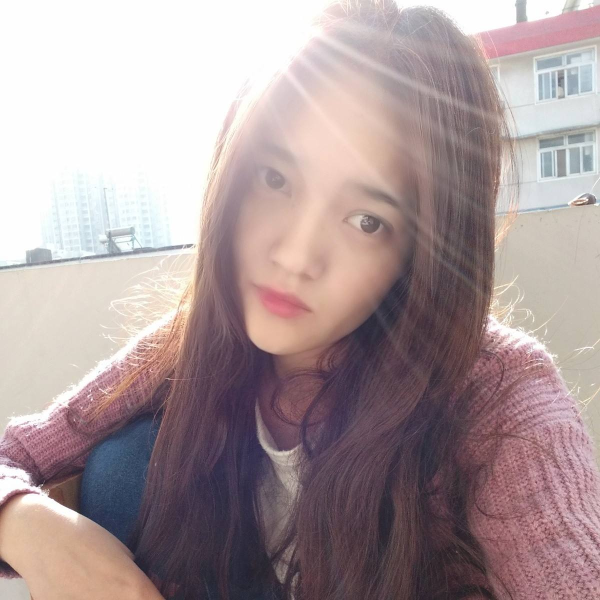
#> input picture 图像处理/处理/2.jpg, 1200 x 1200 px (shown at 1/2 size)
$ python tiaoshi.py
#> lines starting #> are read from the running program, lines starting #| are printed output that depends on the picture
from skimage import io
from skimage.color import rgb2gray
import numpy as np
import matplotlib.pyplot as plt
import cv2

'''
img = io.imread("2.jpg")  # (1080, 1920, 3)

io.imshow(img)
io.show()
print(img)

[[[255 255 255]
  [255 255 255]
  [255 255 255]
  ...,
  [217 224 234]
  [217 224 234]
  [217 224 234]]
  ...,
 [[188 165 131]
  [195 175 140]
  [186 166 131]
  ...,
  [163 138 108]
  [156 131 101]
  [153 128  98]]]


# 灰度化
img_gray = rgb2gray(img)  # (1080, 1920)

io.imshow(img_gray)
io.show()
print(img_gray)

[[ 1.          1.          1.         ...,  0.87542549  0.87542549
   0.87542549]
 [ 1.          1.          1.         ...,  0.85973922  0.85973922
   0.85973922]
 [ 1.          1.          1.         ...,  0.86366078  0.86366078
   0.86366078]
 ...,
 [ 0.64347137  0.6277851   0.71405961 ...,  0.66333137  0.67901765
   0.7103902 ]
 [ 0.57931961  0.62637843  0.70286039 ...,  0.6594098   0.62411569
   0.60450784]
 [ 0.65661216  0.6930451   0.65775098 ...,  0.55352745  0.52607647
   0.51431176]]

img_binary = np.where(img_gray >= 0.5, 1, 0)  # (1080, 1920)

print(img_binary)

[[1 1 1 ..., 1 1 1]
 [1 1 1 ..., 1 1 1]
 [1 1 1 ..., 1 1 1]
 ...,
 [1 1 1 ..., 1 1 1]
 [1 1 1 ..., 1 1 1]
 [1 1 1 ..., 1 1 1]]


io.imshow(img_binary)
io.show()
'''


img = io.imread("2.jpg") # (1080, 1920, 3)
#> img is the input picture: shape (1200, 1200, 3); mean R, G, B 170.3, 153.4, 154.9
h = img.shape[0]
#> h = 1200
w = img.shape[1]
#> w = 1200
factor_count = 0
minsize = 20
minl=np.amin([h, w])
#> minl = 1200
m=12.0/minsize
minl=minl*m
#> minl = 720

scales=[]
while minl>=0.5:
    print('minl=',minl)
    scales += [m*np.power(0.709, factor_count)]
    minl = minl*0.709
    factor_count += 1
#> after the loop, factor_count = 22; minl = 0.373


for scale in scales:
    print('scale = ', scale)
    hs = int(np.ceil(h * scale))
    ws = int(np.ceil(w * scale))
    img_data = cv2.resize(img, (hs, ws))
    img_data = (img_data - 127.5) * 0.0078125
    print('img_data:',img_data)
    img_x = np.expand_dims(img_data,0)
    print('img_x:',img_x)
    img_y = np.transpose(img_x, (0, 2, 1, 3))
    print('img_y=',img_y)
#> this loop made 22 passes
#> img_data on passes 21 to 22: [[0.582, 0.0977, 0.0742]], [[0.582, 0.0977, 0.0742]]
#> (printed output is left out)
#> pass 1, `img_data = cv2.resize(img, (hs, ws))`:
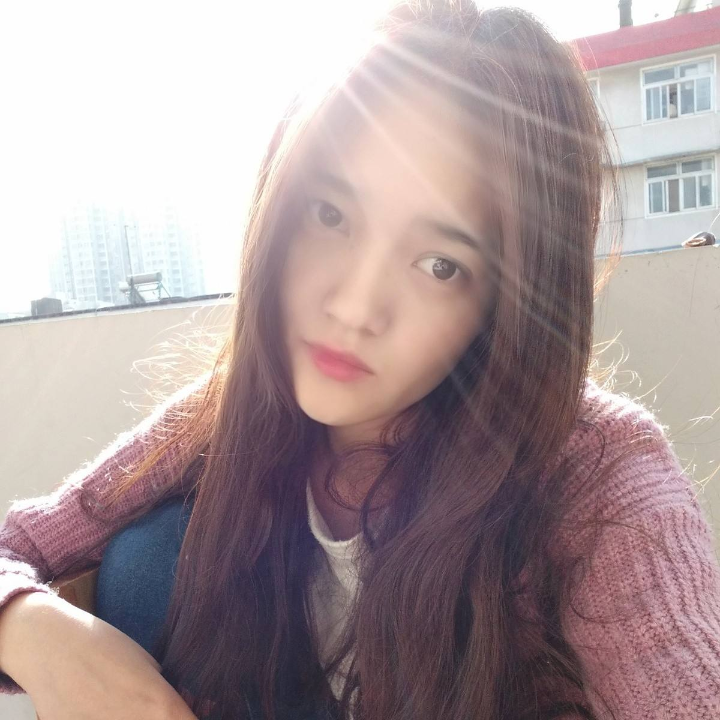
#> img_data: shape (720, 720, 3); mean R, G, B 170.3, 153.3, 154.9
#> pass 1, `img_data = (img_data - 127.5) * 0.0078125`:
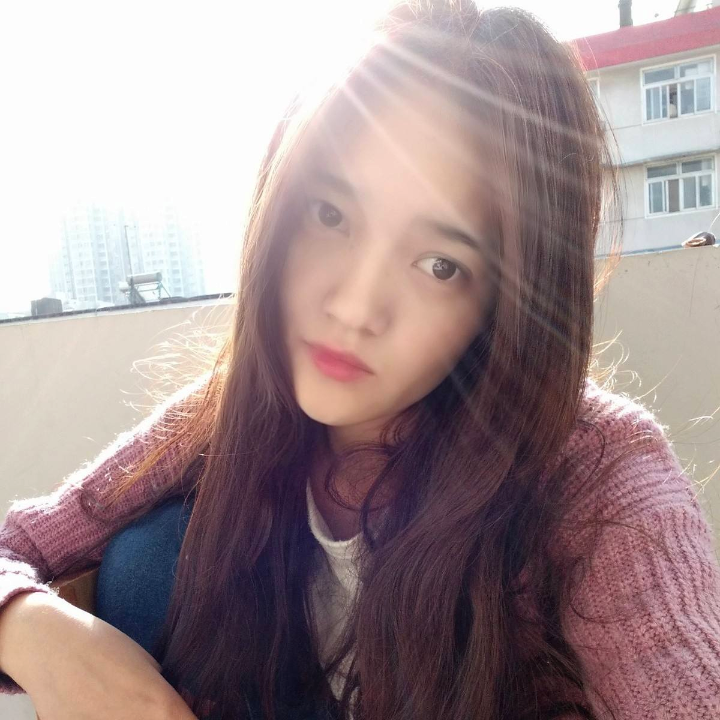
#> img_data: shape (720, 720, 3) float64; mean R, G, B 0.334, 0.202, 0.214; drawn with min black and max white
    # [22 lines of commented-out code are left out]

$ run again, with 图像处理/处理/3.jpg copied over 图像处理/处理/2.jpg
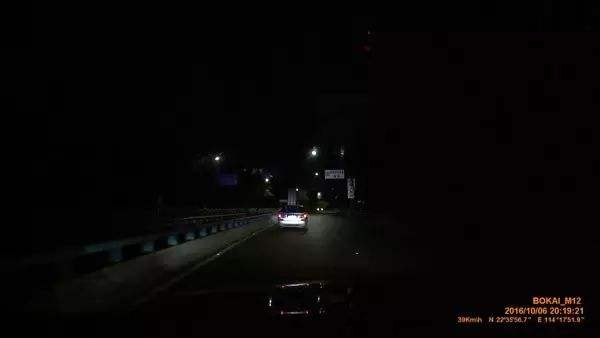
#> input picture 图像处理/处理/3.jpg, 600 x 338 px
#> img is the input picture: shape (338, 600, 3); mean R, G, B 7.6, 5.8, 5.7
#> the loop `for scale in scales:` made 18 passes
#> img_data on passes 17 to 18: [[-0.965, -0.965, -0.965], [-0.785, -0.809, -0.848]], [[-0.965, -0.965, -0.965], [-0.785, -0.809, -0.848]]
#> (printed output is left out)
#> pass 1, `img_data = cv2.resize(img, (hs, ws))`:
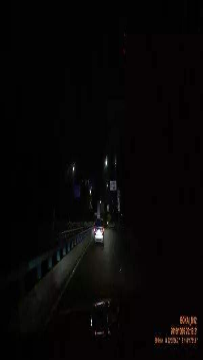
#> img_data: shape (360, 203, 3); mean R, G, B 7.5, 5.7, 5.6
